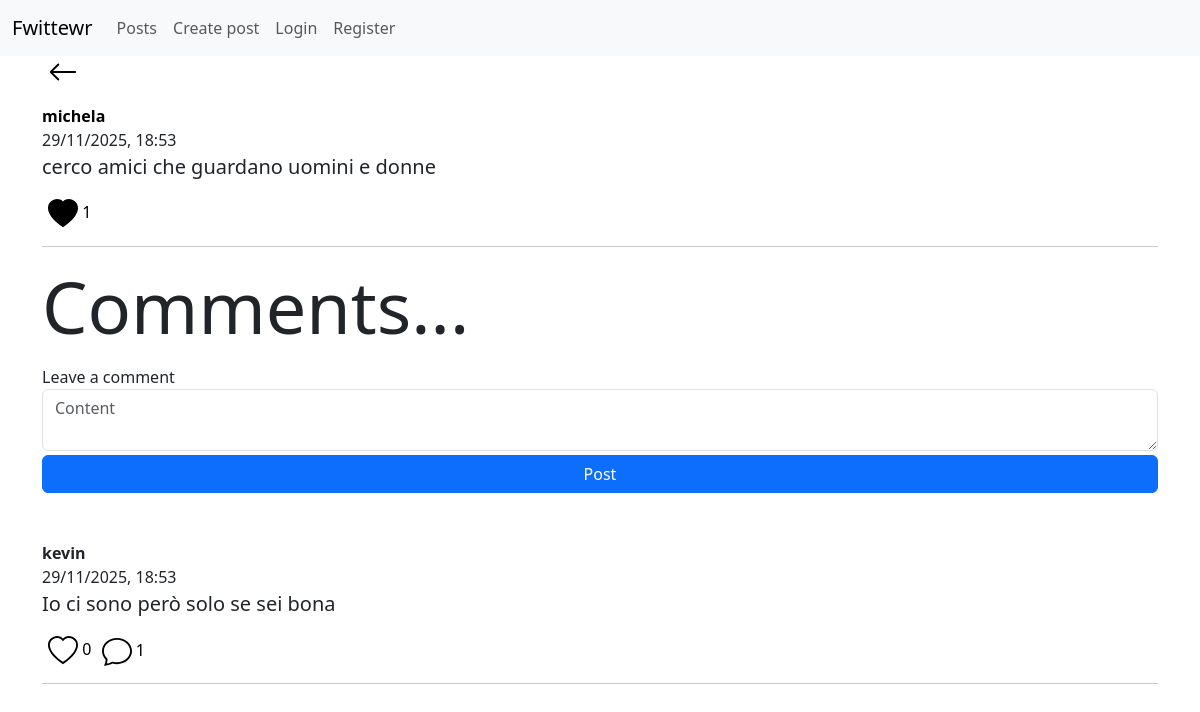
Screenshot of /post-comments/2 (signed in) with the database file from the repository.
### app/models.py (models this page shows)
class User(db.Model, UserMixin):
    id = db.Column(db.Integer, primary_key=True)
    username = db.Column(db.String(20), nullable=False, unique=True)
    password = db.Column(db.String(80), nullable=False)
    created_posts = db.relationship('Post', backref='user', lazy='select')
    created_comments = db.relationship('Comment', backref='user', lazy='select')
    liked_posts = db.relationship('Post', secondary=liked_posts, backref='liked_users', lazy='select')
    liked_comments = db.relationship('Comment', secondary=liked_comments, backref = 'liked_users', lazy='select')
    followers = db.relationship('User', secondary=followers,
                                primaryjoin=(followers.c.followed_user==id),
                                secondaryjoin=(followers.c.following_user==id),
                                backref='follwing', lazy='select')

class Post(db.Model):
    id = db.Column(db.Integer, primary_key=True)
    title = db.Column(db.String(50))
    content = db.Column(db.String(200), nullable=False)
    creation_date = db.Column(db.DateTime(timezone=True), default=datetime.now(timezone.utc))
    deleted = db.Column(db.Boolean, default=False)
    comments = db.relationship('Comment', backref='referenced_post', lazy='select')
    user_id = db.Column(db.Integer, db.ForeignKey('user.id'), nullable=False)

class Comment(db.Model):
    id = db.Column(db.Integer, primary_key=True)
    content = db.Column(db.String(200), nullable=False)
    creation_date = db.Column(db.DateTime(timezone=True), default=datetime.now(timezone.utc))
    deleted = db.Column(db.Boolean, default=False)
    comments = db.relationship('Comment', backref=backref('referenced_comment', remote_side=[id]), lazy='select')
    referenced_comment_id = db.Column(db.Integer, db.ForeignKey('comment.id'))
    referenced_post_id = db.Column(db.Integer, db.ForeignKey('post.id'))
    user_id = db.Column(db.Integer, db.ForeignKey('user.id'), nullable=False)
    __table_args__ = (
        CheckConstraint(
            'referenced_comment_id IS NOT NULL OR referenced_post_id IS NOT NULL',
            name='check_comment_or_post_not_null'
        ),
    )

### app/routes/home_bp.py (the view)
@home_bp.route('/post-comments/<id>', methods=['GET', 'POST'])
@login_required
def show_post_comments(id):
    form = CreatePostForm()
    post = Post.query.filter_by(id=id).first_or_404()
    if form.validate_on_submit():
        comment = Comment(content=form.content.data)
        current_user.created_comments.append(comment)
        comment.referenced_post = post
        db.session.commit()
        return redirect(url_for('home.show_post_comments', id=id))
    return render_template('home/comments/post-comments.html', post=post, form=form)

### app/forms.py
class CreatePostForm(FlaskForm):
    title = StringField(validators=[Length(min=0, max=50)], render_kw={'placeholder':'Title', 'class':'form-control'})
    content = TextAreaField(validators=[DataRequired(), Length(min=4, max=200)], render_kw={'placeholder':'Content', 'class':'form-control'})
    submit = SubmitField('Post', render_kw={'class':'btn btn-primary mt-1 w-100'})

### app/__init__.py (called while the page is built)
def create_app():
    app = Flask(__name__)
    app.config['SQLALCHEMY_DATABASE_URI'] = 'sqlite:///database.db'
    app.secret_key = 'thisisasecretkey'
    db.init_app(app)
    bcrypt.init_app(app)
    login_manager.init_app(app)
    csrf.init_app(app)
    login_manager.login_view = 'auth.login'
    @login_manager.user_loader
    def load_user(user_id):
        return User.query.get(int(user_id))
    app.register_blueprint(auth_bp)
    app.register_blueprint(home_bp)
    app.register_blueprint(errors_bp)
    app.register_blueprint(followers_bp)
    return app

### app/templates/home/comments/post-comments.html (shortened to what this page needs)
{% extends 'base.html' %}
{% from 'home/post-macros.html' import comment_to_render, back_button %}
{% block body %}
<div class="mx-auto">
    {{ back_button() }}
    <div class="col-12 mt-3">
        <figure>
            <figcaption>
                <a href="{{ url_for('home.show_user', id=post.user.id) }}" style="color: black; text-decoration: none">
                    <b>{{ post.user.username }}</b> <br>
                </a>
                {{ post.creation_date.strftime('%d/%m/%Y, %H:%M') }}
            </figcaption>
            <p class="blockquote post-content">{{ post.content }}</p>
            <button onclick="like_post(this, '{{ post.id }}')" style="background-color:transparent; border:0px">
                {% if current_user in post.liked_users %}
                    <img style="width: 30px" src="{{ url_for('static', filename='icons/heart-fill.svg') }}" alt="">
                {% else %}
                    <img style="width: 30px" src="{{ url_for('static', filename='icons/heart.svg') }}" alt="">
                {% endif %}
                <span>{{ post.liked_users|length }}</span>
            </button>
        </figure>
        <hr>
    </div>
    <p class="display-2">Comments...</p>
    <form method="POST">
        <label for="content">Leave a comment</label>
        {{ form.content }}
        {{ form.submit }}
    </form>
    <div class="mt-5">
    {% for comment in post.comments | selectattr('deleted', 'equalto', False) %}
        {{ comment_to_render(comment, current_user) }}
    {% endfor %}
    </div>
</div>
{% endblock %}

### app/templates/home/post-macros.html (shortened to what this page needs)
{% macro comment_to_render(comment, current_user) %}
<div class="col-12">
    <figure>
        <figcaption>
            <b>{{ comment.user.username }}</b> <br>
            {{ comment.creation_date.strftime('%d/%m/%Y, %H:%M') }}
        </figcaption>
        <p class="blockquote">{{ comment.content }}</p>
        <button onclick="like_comment(this, '{{ comment.id }}')" style="background-color:transparent; border:0px">
            {% if current_user in comment.liked_users %}
                <img style="width: 30px" src="{{ url_for('static', filename='icons/heart-fill.svg') }}" alt="">
            {% else %}
                <img style="width: 30px" src="{{ url_for('static', filename='icons/heart.svg') }}" alt="">
            {% endif %}
            <span>{{ comment.liked_users|length }}</span>
        </button>
        <a style="text-decoration: none; border:0px; color: black" href="{{ url_for('home.show_comment_comments', id=comment.id) }}">
            <img style="width: 30px" src="{{ url_for('static', filename='icons/chat.svg') }}" alt="">
            <span>{{ comment.comments|length }}</span>
        </a>
    </figure>
    <hr>
</div>
{% endmacro %}
{% macro back_button() %}
<button style="background-color: transparent; border: 0px; text-decoration: none" onclick="history.back()">
    <img style="width: 30px" src="{{ url_for('static', filename='icons/arrow-left.svg') }}" alt="">
</button>
{% endmacro %}

### rows the page displays
User: user.username "michela"
Post: creation_date "29/11/2025, 18:53", content "cerco amici che guardano uomini e donne"
Comment: user.username "kevin", creation_date "29/11/2025, 18:53", content "Io ci sono però solo se sei bona", liked_users|length "0", comments|length "1"

### other values shown
{{ post.liked_users|length }} "1"
